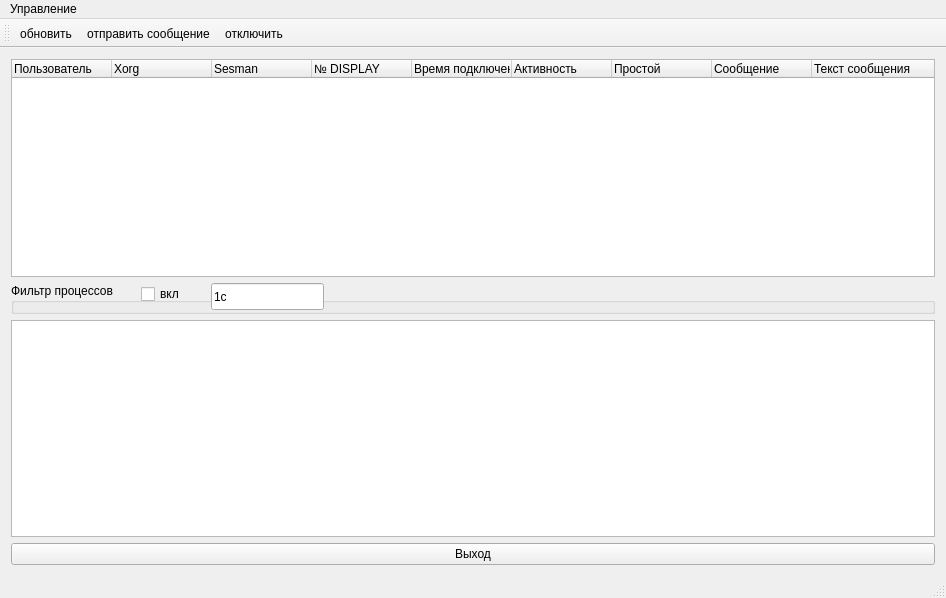
<?xml version="1.0" encoding="UTF-8"?>
<ui version="4.0">
 <class>MainWindow</class>
 <widget class="QMainWindow" name="MainWindow">
  <property name="geometry">
   <rect>
    <x>0</x>
    <y>0</y>
    <width>946</width>
    <height>598</height>
   </rect>
  </property>
  <property name="windowTitle">
   <string>Управление терминальными подключениями</string>
  </property>
  <property name="windowIcon">
   <iconset resource="res.qrc">
    <normaloff>:/ikonka/image/opensuse-logo.png</normaloff>:/ikonka/image/opensuse-logo.png</iconset>
  </property>
  <widget class="QWidget" name="centralWidget">
   <layout class="QGridLayout" name="gridLayout">
    <item row="3" column="0">
     <widget class="QTextEdit" name="textEdit"/>
    </item>
    <item row="1" column="0">
     <widget class="QTreeWidget" name="twg">
      <column>
       <property name="text">
        <string>Пользователь</string>
       </property>
      </column>
      <column>
       <property name="text">
        <string>Xorg</string>
       </property>
      </column>
      <column>
       <property name="text">
        <string>Sesman</string>
       </property>
      </column>
      <column>
       <property name="text">
        <string>№ DISPLAY</string>
       </property>
      </column>
      <column>
       <property name="text">
        <string>Время подключения</string>
       </property>
      </column>
      <column>
       <property name="text">
        <string>Активность</string>
       </property>
      </column>
      <column>
       <property name="text">
        <string>Простой</string>
       </property>
      </column>
      <column>
       <property name="text">
        <string>Сообщение</string>
       </property>
      </column>
      <column>
       <property name="text">
        <string>Текст сообщения</string>
       </property>
      </column>
     </widget>
    </item>
    <item row="4" column="0">
     <widget class="QPushButton" name="pushButton">
      <property name="text">
       <string>Выход</string>
      </property>
      <property name="icon">
       <iconset resource="res.qrc">
        <normaloff>:/ikonka/image/down.png</normaloff>:/ikonka/image/down.png</iconset>
      </property>
     </widget>
    </item>
    <item row="2" column="0">
     <widget class="QGroupBox" name="groupBox">
      <property name="title">
       <string>Фильтр процессов</string>
      </property>
      <widget class="QCheckBox" name="checkBox_proc">
       <property name="enabled">
        <bool>true</bool>
       </property>
       <property name="geometry">
        <rect>
         <x>130</x>
         <y>0</y>
         <width>88</width>
         <height>22</height>
        </rect>
       </property>
       <property name="text">
        <string>вкл</string>
       </property>
       <property name="checked">
        <bool>false</bool>
       </property>
      </widget>
      <widget class="QLineEdit" name="lineEdit_proc">
       <property name="geometry">
        <rect>
         <x>200</x>
         <y>0</y>
         <width>113</width>
         <height>27</height>
        </rect>
       </property>
       <property name="text">
        <string>1c</string>
       </property>
      </widget>
     </widget>
    </item>
   </layout>
  </widget>
  <widget class="QMenuBar" name="menuBar">
   <property name="geometry">
    <rect>
     <x>0</x>
     <y>0</y>
     <width>946</width>
     <height>29</height>
    </rect>
   </property>
   <widget class="QMenu" name="menu">
    <property name="title">
     <string>Управление</string>
    </property>
    <addaction name="action_refresh"/>
    <addaction name="action_message"/>
    <addaction name="action_shutdown"/>
   </widget>
   <addaction name="menu"/>
  </widget>
  <widget class="QToolBar" name="mainToolBar">
   <attribute name="toolBarArea">
    <enum>TopToolBarArea</enum>
   </attribute>
   <attribute name="toolBarBreak">
    <bool>false</bool>
   </attribute>
   <addaction name="action_refresh"/>
   <addaction name="action_message"/>
   <addaction name="action_shutdown"/>
  </widget>
  <widget class="QStatusBar" name="statusBar"/>
  <action name="action_refresh">
   <property name="icon">
    <iconset resource="res.qrc">
     <normaloff>:/ikonka/image/IOS/icons8-синхронизировать-64.png</normaloff>:/ikonka/image/IOS/icons8-синхронизировать-64.png</iconset>
   </property>
   <property name="text">
    <string>обновить</string>
   </property>
   <property name="shortcut">
    <string>Ctrl+R</string>
   </property>
  </action>
  <action name="action_message">
   <property name="icon">
    <iconset resource="res.qrc">
     <normaloff>:/ikonka/image/IOS/icons8-моя-тема-64.png</normaloff>:/ikonka/image/IOS/icons8-моя-тема-64.png</iconset>
   </property>
   <property name="text">
    <string>отправить сообщение</string>
   </property>
   <property name="shortcut">
    <string>Alt+X</string>
   </property>
  </action>
  <action name="action_shutdown">
   <property name="icon">
    <iconset resource="res.qrc">
     <normaloff>:/ikonka/image/IOS/icons8-удалить-64.png</normaloff>:/ikonka/image/IOS/icons8-удалить-64.png</iconset>
   </property>
   <property name="text">
    <string>отключить</string>
   </property>
  </action>
 </widget>
 <layoutdefault spacing="6" margin="11"/>
 <resources>
  <include location="res.qrc"/>
 </resources>
 <connections/>
</ui>
